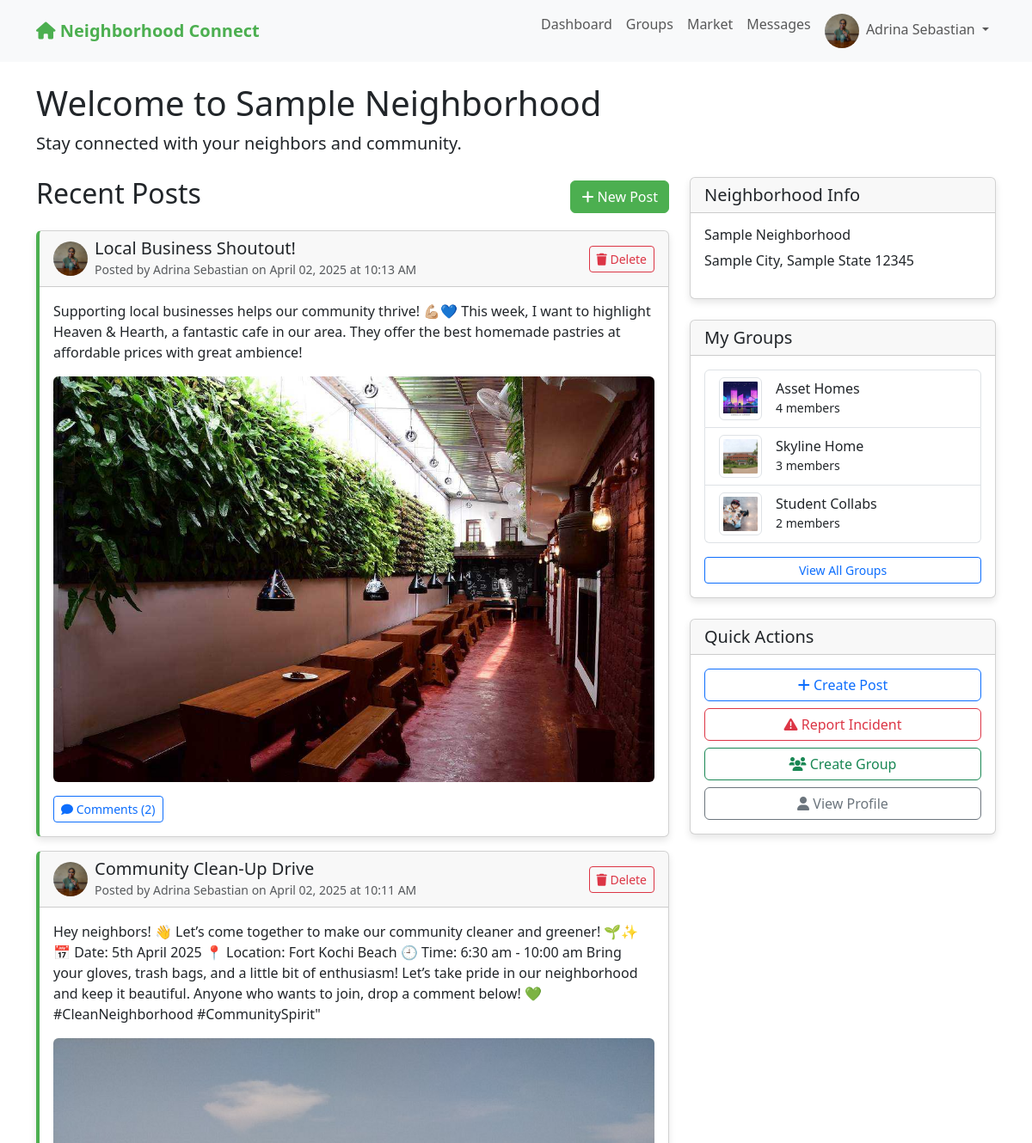
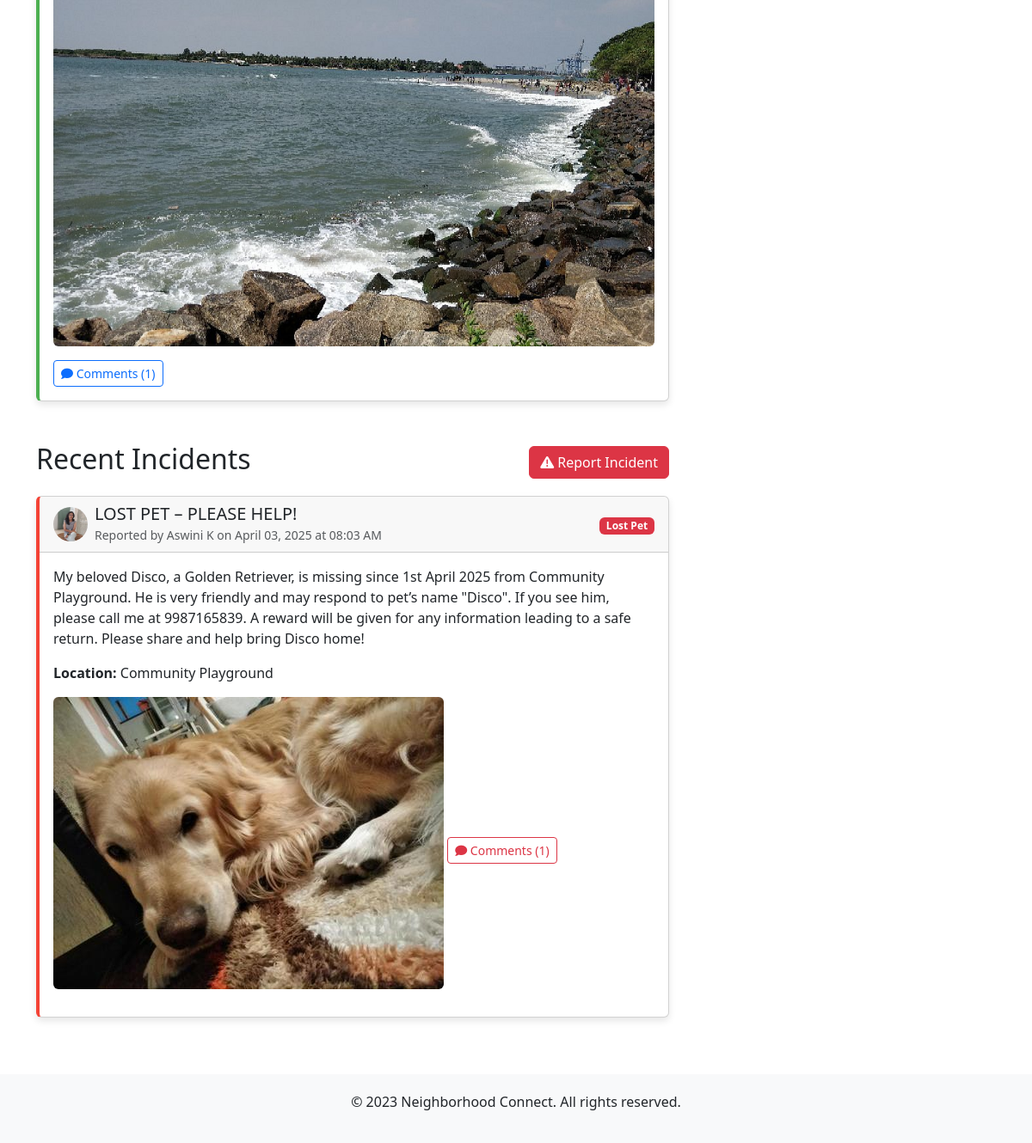
The page /dashboard (signed in) on the database its author committed (2 pictures, top to bottom).
### app.py (models this page shows)
class User(UserMixin, db.Model):
    id = db.Column(db.Integer, primary_key=True)
    email = db.Column(db.String(100), unique=True, nullable=False)
    password = db.Column(db.String(200), nullable=False)
    name = db.Column(db.String(100), nullable=False)
    address = db.Column(db.String(200), nullable=False)
    neighborhood_id = db.Column(db.Integer, db.ForeignKey('neighborhood.id'), nullable=False)
    profile_pic = db.Column(db.String(200), default='default.jpg')
    created_at = db.Column(db.DateTime, default=datetime.utcnow)
    is_admin = db.Column(db.Boolean, default=False)
    posts = db.relationship('Post', backref='author', lazy=True)
    comments = db.relationship('Comment', backref='author', lazy=True)
    incidents = db.relationship('Incident', backref='reporter', lazy=True)
    group_memberships = db.relationship('GroupMember', backref='user', lazy=True)

class Neighborhood(db.Model):
    id = db.Column(db.Integer, primary_key=True)
    name = db.Column(db.String(100), nullable=False)
    city = db.Column(db.String(100), nullable=False)
    state = db.Column(db.String(100), nullable=False)
    zip_code = db.Column(db.String(20), nullable=False)
    users = db.relationship('User', backref='neighborhood', lazy=True)
    posts = db.relationship('Post', backref='neighborhood', lazy=True)
    incidents = db.relationship('Incident', backref='neighborhood', lazy=True)
    groups = db.relationship('Group', backref='neighborhood', lazy=True)

class Post(db.Model):
    id = db.Column(db.Integer, primary_key=True)
    title = db.Column(db.String(200), nullable=False)
    content = db.Column(db.Text, nullable=False)
    image = db.Column(db.String(200))
    created_at = db.Column(db.DateTime, default=datetime.utcnow)
    user_id = db.Column(db.Integer, db.ForeignKey('user.id'), nullable=False)
    neighborhood_id = db.Column(db.Integer, db.ForeignKey('neighborhood.id'), nullable=False)
    group_id = db.Column(db.Integer, db.ForeignKey('group.id'), nullable=True)
    comments = db.relationship('Comment', backref='post', lazy=True, cascade="all, delete-orphan")

class Incident(db.Model):
    id = db.Column(db.Integer, primary_key=True)
    title = db.Column(db.String(200), nullable=False)
    description = db.Column(db.Text, nullable=False)
    incident_type = db.Column(db.String(50), nullable=False)  # e.g., "suspicious activity", "crime", "safety"
    location = db.Column(db.String(200), nullable=False)
    image = db.Column(db.String(200))
    created_at = db.Column(db.DateTime, default=datetime.utcnow)
    user_id = db.Column(db.Integer, db.ForeignKey('user.id'), nullable=False)
    neighborhood_id = db.Column(db.Integer, db.ForeignKey('neighborhood.id'), nullable=False)
    comments = db.relationship('IncidentComment', backref='incident', lazy=True, cascade="all, delete-orphan")

class Group(db.Model):
    id = db.Column(db.Integer, primary_key=True)
    name = db.Column(db.String(100), nullable=False)
    description = db.Column(db.Text, nullable=False)
    image = db.Column(db.String(200), default='group_default.jpg')
    created_at = db.Column(db.DateTime, default=datetime.utcnow)
    creator_id = db.Column(db.Integer, db.ForeignKey('user.id'), nullable=False)
    neighborhood_id = db.Column(db.Integer, db.ForeignKey('neighborhood.id'), nullable=False)
    is_private = db.Column(db.Boolean, default=False)
    creator = db.relationship('User', backref='created_groups')
    members = db.relationship('GroupMember', backref='group', lazy=True, cascade="all, delete-orphan")
    posts = db.relationship('Post', backref='group', lazy=True)

### app.py (the view)
@app.route('/dashboard')
@login_required
def dashboard():
    posts = Post.query.filter_by(neighborhood_id=current_user.neighborhood_id, group_id=None).order_by(Post.created_at.desc()).all()
    incidents = Incident.query.filter_by(neighborhood_id=current_user.neighborhood_id).order_by(Incident.created_at.desc()).all()
    user_groups = [membership.group for membership in current_user.group_memberships]
    return render_template('dashboard.html', posts=posts, incidents=incidents, user_groups=user_groups)

### app.py (called while the page is built)
@login_manager.user_loader
def load_user(user_id):
    return User.query.get(int(user_id))

@app.before_request
def before_request():
    if current_user.is_authenticated:
        g.unread_count = Message.query.filter_by(
            receiver_id=current_user.id,
            is_read=False
        ).count()

@app.context_processor
def inject_unread_count():
    if current_user.is_authenticated:
        return {'unread_message_count': getattr(g, 'unread_count', 0)}
    return {}

### templates/dashboard.html (shortened to what this page needs)
{% extends "base.html" %}
{% block content %}
<h1>Welcome to {{ current_user.neighborhood.name }}</h1>
<p class="lead">Stay connected with your neighbors and community.</p>
<div class="row mt-4">
    <div class="col-md-8">
        <div class="d-flex justify-content-between align-items-center mb-3">
            <h2>Recent Posts</h2>
            <a href="{{ url_for('new_post') }}" class="btn btn-primary">
                <i class="fas fa-plus"></i> New Post
            </a>
        </div>
        {% if posts %}
            {% for post in posts %}
                <div class="card post-card mb-3">
                    <div class="card-header d-flex justify-content-between align-items-center">
                        <div class="d-flex align-items-center">
                            <img src="{{ url_for('static', filename='uploads/' + post.author.profile_pic) }}" alt="Profile" class="profile-img me-2">
                            <div>
                                <h5 class="mb-0">{{ post.title }}</h5>
                                <small class="text-muted">Posted by {{ post.author.name }} on {{ post.created_at.strftime('%B %d, %Y at %I:%M %p') }}</small>
                            </div>
                        </div>
                        {% if post.user_id == current_user.id or current_user.is_admin or current_user.is_admin %}
                        <form method="POST" action="{{ url_for('delete_post', post_id=post.id) }}" class="d-inline" onsubmit="return confirm('Are you sure you want to delete this post?');">
                            <button type="submit" class="btn btn-sm btn-outline-danger">
                                <i class="fas fa-trash"></i> Delete
                            </button>
                        </form>
                        {% endif %}
                    </div>
                    <div class="card-body">
                        <p class="card-text">{{ post.content }}</p>
                        {% if post.image %}
                            <img src="{{ url_for('static', filename='uploads/' + post.image) }}" alt="Post Image" class="img-fluid rounded mb-3">
                        {% endif %}
                        <a href="{{ url_for('view_post', post_id=post.id) }}" class="btn btn-sm btn-outline-primary">
                            <i class="fas fa-comment"></i> Comments ({{ post.comments|length }})
                        </a>
                    </div>
                </div>
            {% endfor %}
        {% else %}
            <div class="alert alert-info">
                No posts yet. Be the first to create a post!
            </div>
        {% endif %}
        <div class="d-flex justify-content-between align-items-center mt-5 mb-3">
            <h2>Recent Incidents</h2>
            <a href="{{ url_for('new_incident') }}" class="btn btn-danger">
                <i class="fas fa-exclamation-triangle"></i> Report Incident
            </a>
        </div>
        {% if incidents %}
            {% for incident in incidents %}
                <div class="card incident-card mb-3">
                    <div class="card-header d-flex justify-content-between align-items-center">
                        <div class="d-flex align-items-center">
                            <img src="{{ url_for('static', filename='uploads/' + incident.reporter.profile_pic) }}" alt="Profile" class="profile-img me-2">
                            <div>
                                <h5 class="mb-0">{{ incident.title }}</h5>
                                <small class="text-muted">Reported by {{ incident.reporter.name }} on {{ incident.created_at.strftime('%B %d, %Y at %I:%M %p') }}</small>
                            </div>
                        </div>
                        <div>
                            <span class="badge bg-danger">{{ incident.incident_type }}</span>
                        </div>
                    </div>
                    <div class="card-body">
                        <p class="card-text">{{ incident.description }}</p>
                        <p><strong>Location:</strong> {{ incident.location }}</p>
                        {% if incident.image %}
                            <img src="{{ url_for('static', filename='uploads/' + incident.image) }}" alt="Incident Image" class="img-fluid rounded mb-3">
                        {% endif %}
                        <a href="{{ url_for('view_incident', incident_id=incident.id) }}" class="btn btn-sm btn-outline-danger">
                            <i class="fas fa-comment"></i> Comments ({{ incident.comments|length }})
                        </a>
                    </div>
                </div>
            {% endfor %}
        {% else %}
            <div class="alert alert-info">
                No incidents reported. Stay safe!
            </div>
        {% endif %}
    </div>
    <div class="col-md-4">
        <div class="card mb-4">
            <div class="card-header">
                <h5 class="mb-0">Neighborhood Info</h5>
            </div>
            <div class="card-body">
                <h6>{{ current_user.neighborhood.name }}</h6>
                <p>{{ current_user.neighborhood.city }}, {{ current_user.neighborhood.state }} {{ current_user.neighborhood.zip_code }}</p>
            </div>
        </div>
        <div class="card mb-4">
            <div class="card-header">
                <h5 class="mb-0">My Groups</h5>
            </div>
            <div class="card-body">
                {% if user_groups %}
                    <div class="list-group">
                        {% for group in user_groups %}
                            <a href="{{ url_for('view_group', group_id=group.id) }}" class="list-group-item list-group-item-action">
                                <div class="d-flex align-items-center">
                                    <img src="{{ url_for('static', filename='uploads/' + group.image) }}" alt="{{ group.name }}" class="img-thumbnail me-3" style="width: 50px; height: 50px; object-fit: cover;">
                                    <div>
                                        <h6 class="mb-0">{{ group.name }}</h6>
                                        <small>{{ group.members|length }} members</small>
                                    </div>
                                </div>
                            </a>
                        {% endfor %}
                    </div>
                    <div class="mt-3">
                        <a href="{{ url_for('groups') }}" class="btn btn-sm btn-outline-primary w-100">View All Groups</a>
                    </div>
                {% else %}
                    <p>You haven't joined any groups yet.</p>
                    <a href="{{ url_for('groups') }}" class="btn btn-sm btn-outline-primary w-100">Find Groups</a>
                {% endif %}
            </div>
        </div>
        <div class="card">
            <div class="card-header">
                <h5 class="mb-0">Quick Actions</h5>
            </div>
            <div class="card-body">
                <div class="d-grid gap-2">
                    <a href="{{ url_for('new_post') }}" class="btn btn-outline-primary">
                        <i class="fas fa-plus"></i> Create Post
                    </a>
                    <a href="{{ url_for('new_incident') }}" class="btn btn-outline-danger">
                        <i class="fas fa-exclamation-triangle"></i> Report Incident
                    </a>
                    <a href="{{ url_for('new_group') }}" class="btn btn-outline-success">
                        <i class="fas fa-users"></i> Create Group
                    </a>
                    <a href="{{ url_for('profile') }}" class="btn btn-outline-secondary">
                        <i class="fas fa-user"></i> View Profile
                    </a>
                </div>
            </div>
        </div>
    </div>
</div>
{% endblock %}

### templates/base.html (shortened to what this page needs)
<!DOCTYPE html>
<html lang="en">
<head>
    <link rel="stylesheet" href="https://cdn.jsdelivr.net/npm/bootstrap@5.3.0/dist/css/bootstrap.min.css">
    <link rel="stylesheet" href="https://cdnjs.cloudflare.com/ajax/libs/font-awesome/6.0.0-beta3/css/all.min.css">
</head>
<body>
    <nav class="navbar navbar-expand-lg navbar-light bg-light">
        <div class="container">
            <a class="navbar-brand" href="{{ url_for('index') }}">
                <i class="fas fa-home"></i> Neighborhood Connect
            </a>
            <div class="collapse navbar-collapse" id="navbarNav">
                <ul class="navbar-nav ms-auto">
                    {% if current_user.is_authenticated %}
                        <li class="nav-item">
                            <a class="nav-link" href="{{ url_for('dashboard') }}">Dashboard</a>
                        </li>
                        <li class="nav-item">
                            <a class="nav-link" href="{{ url_for('groups') }}">Groups</a>
                        </li>
                        <li class="nav-item">
                            <a class="nav-link" href="{{ url_for('market') }}">Market</a>
                        </li>
                        <li class="nav-item">
                            <a class="nav-link" href="{{ url_for('messages') }}">
                                Messages
                            </a>
                        </li>
                        <li class="nav-item dropdown">
                            <a class="nav-link dropdown-toggle" href="#" id="navbarDropdown" role="button" data-bs-toggle="dropdown" aria-expanded="false">
                                <img src="{{ url_for('static', filename='uploads/' + current_user.profile_pic) }}" alt="Profile" class="profile-img me-1">
                                {{ current_user.name }}
                            </a>
                        </li>
                    {% endif %}
                </ul>
            </div>
        </div>
    </nav>
    <div class="container mt-4">
        {% block content %}{% endblock %}
    </div>
    <footer class="footer">
        <div class="container">
            <p>&copy; 2023 Neighborhood Connect. All rights reserved.</p>
        </div>
    </footer>
</body>
</html>

### templates/base.html (style rules this page uses)
.navbar-brand { font-weight: bold; color: #4CAF50 !important; }
.btn-primary { background-color: #4CAF50; border-color: #4CAF50; }
.card { margin-bottom: 20px; box-shadow: 0 4px 8px rgba(0,0,0,0.1); }
.incident-card { border-left: 4px solid #f44336; }
.post-card { border-left: 4px solid #4CAF50; }
.profile-img { width: 40px; height: 40px; border-radius: 50%; object-fit: cover; }
.footer { margin-top: 50px; padding: 20px 0; background-color: #f8f9fa; text-align: center; }

### rows shown on the page
User: profile_pic (picture), name "Adrina Sebastian"
Neighborhood: neighborhood.name "Sample Neighborhood", neighborhood.city "Sample City", neighborhood.state "Sample State", neighborhood.zip_code "12345"
Post: profile_pic (picture), title "Local Business Shoutout!", author.name "Adrina Sebastian", created_at "April 02, 2025 at 10:13 AM", content "Supporting local businesses helps our community thrive! 💪🏼💙 This week, I want to highlight Heaven & Hearth, a fantastic cafe in our area. They offer the best homemade pastries at affordable prices with great ambience!", image (picture), comments|length "2"
Post: profile_pic (picture), title "Community Clean-Up Drive", author.name "Adrina Sebastian", created_at "April 02, 2025 at 10:11 AM", content "Hey neighbors! 👋 Let’s come together to make our community cleaner and greener! 🌱✨ 📅 Date: 5th April 2025 📍 Location: Fort Kochi Beach 🕘 Time: 6:30 am - 10:00 am Bring your gloves, trash bags, and a little bit of enthusiasm! Let’s take pride in our neighborhood and keep it beautiful. Anyone who wants to join, drop a comment below! 💚 #CleanNeighborhood #CommunitySpirit\"", image (picture), comments|length "1"
Incident: profile_pic (picture), title "LOST PET – PLEASE HELP!", reporter.name "Aswini K", created_at "April 03, 2025 at 08:03 AM", incident_type "Lost Pet", description "My beloved Disco, a Golden Retriever, is missing since 1st April 2025 from Community Playground. He is very friendly and may respond to pet’s name \"Disco\". If you see him, please call me at 9987165839. A reward will be given for any information leading to a safe return. Please share and help bring Disco home!", location "Community Playground", image (picture), comments|length "1"
Group: image (picture), name "Asset Homes", members|length "4"
Group: image (picture), name "Skyline Home", members|length "3"
Group: image (picture), name "Student Collabs", members|length "2"
